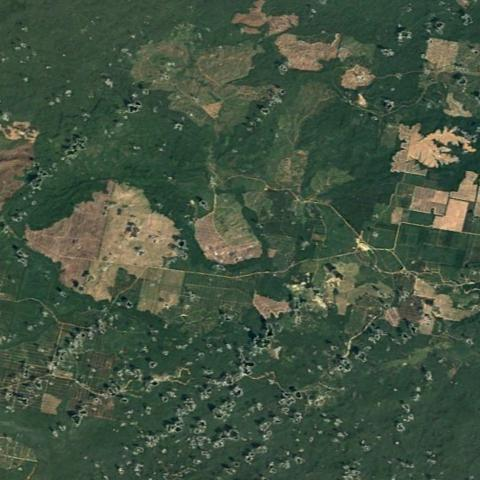
#> input picture images/10001_0/0.jpg, 480 x 480 px
$ python -i annotate.py   (imports and definitions only)
#> lines starting #> are read from the running program, lines starting #| are printed output that depends on the picture
import cv2
import os

# ==== CONFIG ====
IMG_ROOT = r"C:\Users\LENOVO\OneDrive\Desktop\deforestation-detect\images"
MASK_ROOT = r"C:\Users\LENOVO\OneDrive\Desktop\deforestation-detect\masks"
# ================

drawing = False
brush_size = 5
color = (255, 255, 255)

def draw(event, x, y, flags, param):
    global drawing, img
    if event == cv2.EVENT_LBUTTONDOWN:
        drawing = True
    elif event == cv2.EVENT_MOUSEMOVE and drawing:
        cv2.circle(img, (x, y), brush_size, color, -1)
    elif event == cv2.EVENT_LBUTTONUP:
        drawing = False

def annotate_image(img_path, save_path):
#> called with img_path = '../images/10001_0/0.jpg', save_path = 'out.png'
    global img
    orig = cv2.imread(img_path)
#> orig is the input picture: shape (480, 480, 3); mean B, G, R 65.2, 83.9, 67.1
    img = cv2.cvtColor(orig.copy(), cv2.COLOR_BGR2GRAY)
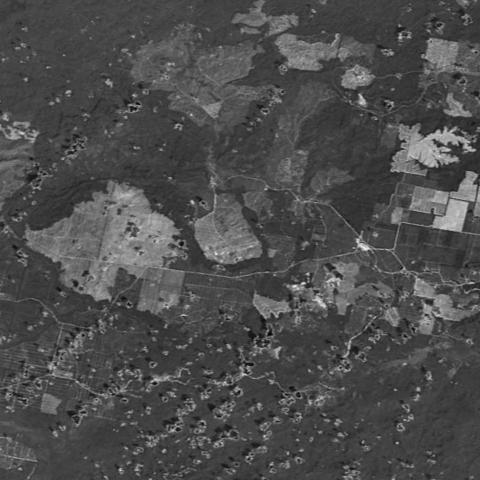
#> img: shape (480, 480); min 4, max 239, mean 76.8
    img = cv2.cvtColor(img, cv2.COLOR_GRAY2BGR)
#> img: shape (480, 480, 3)

    cv2.namedWindow("Annotate - draw white on deforested area")
    cv2.setMouseCallback("Annotate - draw white on deforested area", draw)

    while True:
        cv2.imshow("Annotate - draw white on deforested area", img)
        key = cv2.waitKey(1) & 0xFF
#> (key Esc is pressed here)
        if key == ord('s'):
            mask = cv2.cvtColor(img, cv2.COLOR_BGR2GRAY)
            _, mask = cv2.threshold(mask, 1, 255, cv2.THRESH_BINARY)
            os.makedirs(os.path.dirname(save_path), exist_ok=True)
            cv2.imwrite(save_path, mask)
            print(f"✅ Saved mask: {save_path}")
            break
        elif key == 27: # ESC
            break

    cv2.destroyAllWindows()

# [15 lines not run here, left out]

>>> result = annotate_image('../images/10001_0/0.jpg', 'out.png')

$ run again, on images/10001_2/1.jpg
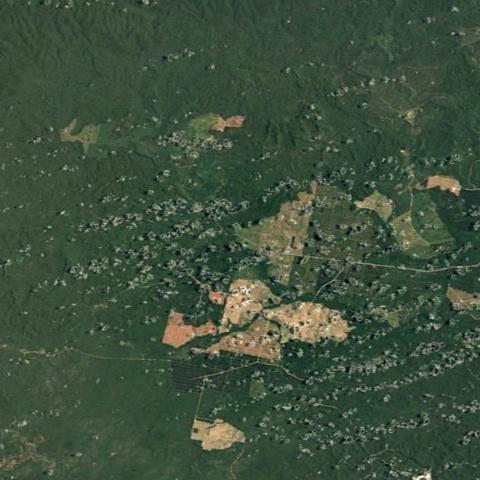
#> input picture images/10001_2/1.jpg, 480 x 480 px
#> in annotate_image, orig is the input picture: shape (480, 480, 3); mean B, G, R 61.2, 80.5, 62.3
#> in annotate_image, `img = cv2.cvtColor(orig.copy(), cv2.COLOR_BGR2GRAY)`:
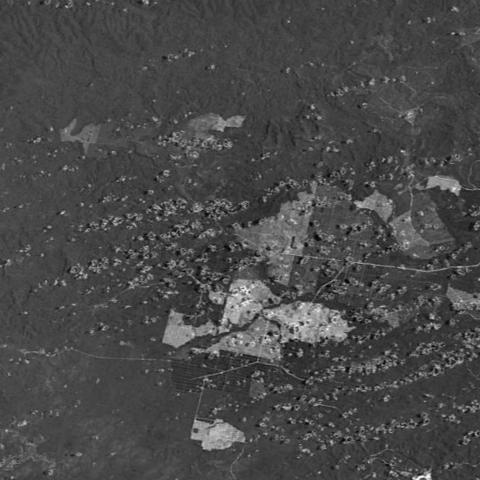
#> img: shape (480, 480); min 2, max 252, mean 72.9
